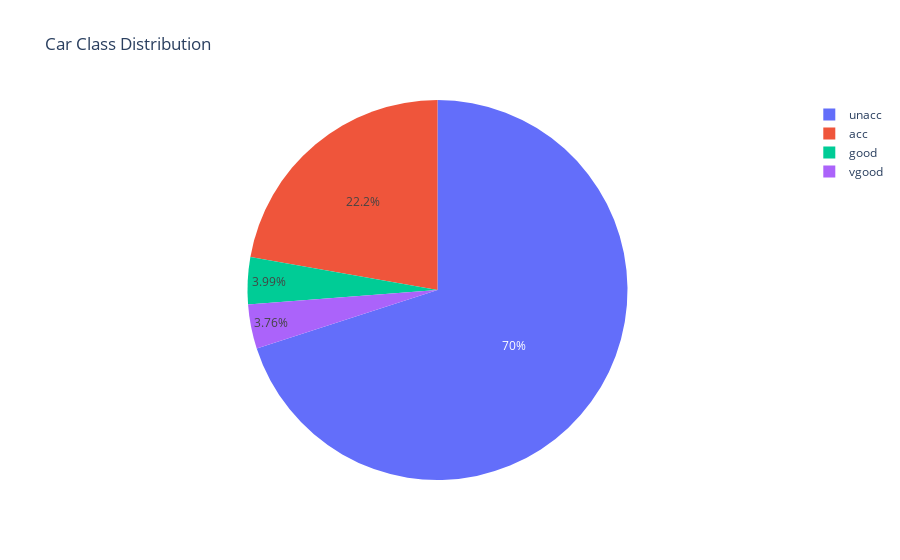

Here is the notebook cell this chart was saved with:
### Code cell
px.pie(cars, names='class', title='Car Class Distribution')

### Figure 1 — Plotly figure (JSON) as saved in the notebook; plotly's stock layout.template omitted (floating-point values rounded to 4 significant figures; data arrays with more than 128 entries replaced by an {"elided": "..."} marker saying what was removed)
{"data": [{"domain": {"x": [0, 1], "y": [0, 1]}, "hovertemplate": "class=%{label}<extra></extra>", "labels": {"elided": "1728 str values"}, "legendgroup": "", "name": "", "showlegend": true, "type": "pie"}], "layout": {"legend": {"tracegroupgap": 0}, "title": {"text": "Car Class Distribution"}}}
